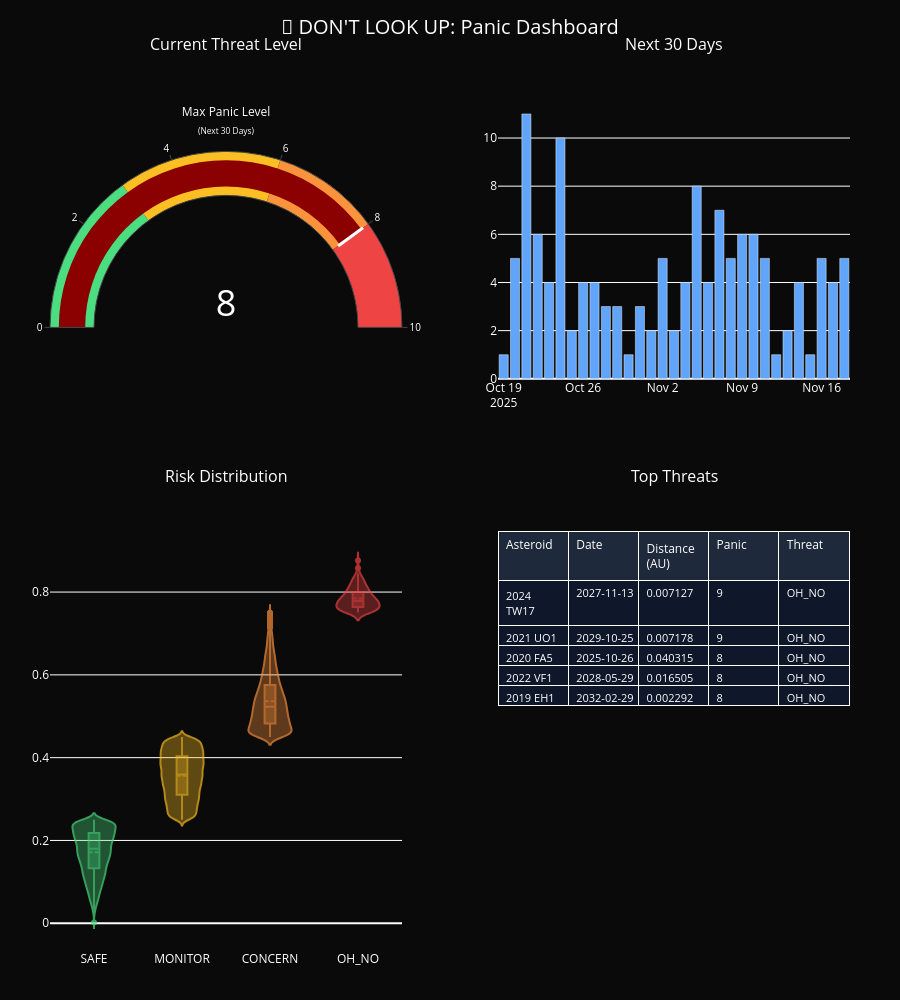

Notebook code for this chart:
### Code cell
# ============================================================================
# PART 2: THE PANIC DASHBOARD (4-Panel Overview)
# ============================================================================

print("=" * 80)
print("📊 VIZ 1: THE PANIC DASHBOARD")
print("=" * 80)
print("Creating multi-panel threat overview...\n")

# Create subplots
fig = make_subplots(
    rows=2, cols=2,
    subplot_titles=('Current Threat Level', 'Next 30 Days', 
                   'Risk Distribution', 'Top Threats'),
    specs=[[{'type': 'indicator'}, {'type': 'bar'}],
           [{'type': 'violin'}, {'type': 'table'}]],
    vertical_spacing=0.18,     # Increased from 0.12
    horizontal_spacing=0.12,   # Increased from 0.1
    row_heights=[0.4, 0.6]     # Give more space to bottom row
)

# Panel 1: Current Threat Gauge
today = pd.Timestamp.now()
next_30 = df[(df['close_approach_date'] >= today) & 
             (df['close_approach_date'] <= today + pd.Timedelta(days=30))]
current_max_panic = next_30['panic_level'].max() if len(next_30) > 0 else 0

gauge = go.Indicator(
    mode="gauge+number",
    value=current_max_panic,
    domain={'x': [0.1, 0.9], 'y': [0.15, 0.85]},  # Smaller domain with better padding
    title={'text': "Max Panic Level<br><sub>(Next 30 Days)</sub>", 
           'font': {'size': 12}},  # Smaller font
    number={'font': {'size': 36}},  # Smaller number
    gauge={
        'axis': {'range': [0, 10], 'tickwidth': 1, 'tickfont': {'size': 10}},
        'bar': {'color': "darkred", 'thickness': 0.6},
        'steps': [
            {'range': [0, 3], 'color': "#4ade80"},
            {'range': [3, 6], 'color': "#fbbf24"},
            {'range': [6, 8], 'color': "#fb923c"},
            {'range': [8, 10], 'color': "#ef4444"}
        ],
        'threshold': {
            'line': {'color': "white", 'width': 3},
            'thickness': 0.7,
            'value': current_max_panic
        }
    }
)

fig.add_trace(gauge, row=1, col=1)

# Panel 2: Next 30 Days Approaches
if len(next_30) > 0:
    daily_counts = next_30.set_index('close_approach_date').resample('D').size()
    fig.add_trace(
        go.Bar(
            x=daily_counts.index,
            y=daily_counts.values,
            marker_color='#60a5fa',
            name='Approaches'
        ),
        row=1, col=2
    )

# Panel 3: Risk Distribution (Violin Plot)
for category in ['SAFE', 'MONITOR', 'CONCERN', 'OH_NO']:
    cat_data = df[df['threat_category'] == category]['risk_score']
    fig.add_trace(
        go.Violin(
            y=cat_data,
            name=category,
            box_visible=True,
            meanline_visible=True,
            marker_color=THREAT_COLORS[category],
            opacity=0.7
        ),
        row=2, col=1
    )

# Panel 4: Top Threats Table
top_threats = df.nlargest(5, 'risk_score')[
    ['asteroid_designation', 'close_approach_date', 'distance_au', 
     'panic_level', 'threat_category']
].copy()
top_threats['close_approach_date'] = top_threats['close_approach_date'].dt.strftime('%Y-%m-%d')
top_threats['distance_au'] = top_threats['distance_au'].round(6)

fig.add_trace(
    go.Table(
        header=dict(
            values=['Asteroid', 'Date', 'Distance (AU)', 'Panic', 'Threat'],
            fill_color='#1e293b',
            font=dict(color='white', size=12),
            align='left'
        ),
        cells=dict(
            values=[top_threats[col] for col in top_threats.columns],
            fill_color='#0f172a',
            font=dict(color='white', size=11),
            align='left'
        )
    ),
    row=2, col=2
)

# Update layout
fig.update_layout(
    title={
        'text': "🌠 DON'T LOOK UP: Panic Dashboard",
        'font': {'size': 20},
        'x': 0.5,
        'xanchor': 'center',
        'y': 0.98,
        'yanchor': 'top'
    },
    showlegend=False,
    height=1000,  # Increased height significantly
    paper_bgcolor='#0a0a0a',
    plot_bgcolor='#0a0a0a',
    font=dict(color='white'),
    margin=dict(t=100, b=50, l=50, r=50)  # Add margins
)

# Update subplot titles position
for annotation in fig['layout']['annotations']:
    annotation['y'] = annotation['y'] + 0.05  # Move titles up slightly

# Save
fig.write_html('../data/visualizations/panic_dashboard.html')
print("✅ Saved: panic_dashboard.html")

fig.show()

### Figure 1 — Plotly figure (JSON) as saved in the notebook; plotly's stock layout.template omitted (floating-point values rounded to 4 significant figures; data arrays with more than 128 entries replaced by an {"elided": "..."} marker saying what was removed)
{"data": [{"domain": {"x": [0, 0.44], "y": [0.672, 1]}, "gauge": {"axis": {"range": [0, 10], "tickfont": {"size": 10}, "tickwidth": 1}, "bar": {"color": "darkred", "thickness": 0.6}, "steps": [{"color": "#4ade80", "range": [0, 3]}, {"color": "#fbbf24", "range": [3, 6]}, {"color": "#fb923c", "range": [6, 8]}, {"color": "#ef4444", "range": [8, 10]}], "threshold": {"line": {"color": "white", "width": 3}, "thickness": 0.7, "value": 8}}, "mode": "gauge+number", "number": {"font": {"size": 36}}, "title": {"font": {"size": 12}, "text": "Max Panic Level<br><sub>(Next 30 Days)</sub>"}, "type": "indicator", "value": 8}, {"marker": {"color": "#60a5fa"}, "name": "Approaches", "type": "bar", "x": ["2025-10-19T00:00:00", "2025-10-20T00:00:00", "2025-10-21T00:00:00", "2025-10-22T00:00:00", "2025-10-23T00:00:00", "2025-10-24T00:00:00", "2025-10-25T00:00:00", "2025-10-26T00:00:00", "2025-10-27T00:00:00", "2025-10-28T00:00:00", "2025-10-29T00:00:00", "2025-10-30T00:00:00", "2025-10-31T00:00:00", "2025-11-01T00:00:00", "2025-11-02T00:00:00", "2025-11-03T00:00:00", "2025-11-04T00:00:00", "2025-11-05T00:00:00", "2025-11-06T00:00:00", "2025-11-07T00:00:00", "2025-11-08T00:00:00", "2025-11-09T00:00:00", "2025-11-10T00:00:00", "2025-11-11T00:00:00", "2025-11-12T00:00:00", "2025-11-13T00:00:00", "2025-11-14T00:00:00", "2025-11-15T00:00:00", "2025-11-16T00:00:00", "2025-11-17T00:00:00", "2025-11-18T00:00:00"], "xaxis": "x", "y": [1, 5, 11, 6, 4, 10, 2, 4, 4, 3, 3, 1, 3, 2, 5, 2, 4, 8, 4, 7, 5, 6, 6, 5, 1, 2, 4, 1, 5, 4, 5], "yaxis": "y"}, {"box": {"visible": true}, "marker": {"color": "#4ade80"}, "meanline": {"visible": true}, "name": "SAFE", "opacity": 0.7, "type": "violin", "xaxis": "x2", "y": {"elided": "19957 float values"}, "yaxis": "y2"}, {"box": {"visible": true}, "marker": {"color": "#fbbf24"}, "meanline": {"visible": true}, "name": "MONITOR", "opacity": 0.7, "type": "violin", "xaxis": "x2", "y": {"elided": "45999 float values"}, "yaxis": "y2"}, {"box": {"visible": true}, "marker": {"color": "#fb923c"}, "meanline": {"visible": true}, "name": "CONCERN", "opacity": 0.7, "type": "violin", "xaxis": "x2", "y": {"elided": "23075 float values"}, "yaxis": "y2"}, {"box": {"visible": true}, "marker": {"color": "#ef4444"}, "meanline": {"visible": true}, "name": "OH_NO", "opacity": 0.7, "type": "violin", "xaxis": "x2", "y": {"elided": "196 float values"}, "yaxis": "y2"}, {"cells": {"align": "left", "fill": {"color": "#0f172a"}, "font": {"color": "white", "size": 11}, "values": [["2024 TW17", "2021 UO1", "2020 FA5", "2022 VF1", "2019 EH1"], ["2027-11-13", "2029-10-25", "2025-10-26", "2028-05-29", "2032-02-29"], [0.007127, 0.007178, 0.04031, 0.0165, 0.002292], [9, 9, 8, 8, 8], ["OH_NO", "OH_NO", "OH_NO", "OH_NO", "OH_NO"]]}, "domain": {"x": [0.56, 1], "y": [0, 0.492]}, "header": {"align": "left", "fill": {"color": "#1e293b"}, "font": {"color": "white", "size": 12}, "values": ["Asteroid", "Date", "Distance (AU)", "Panic", "Threat"]}, "type": "table"}], "layout": {"annotations": [{"font": {"size": 16}, "showarrow": false, "text": "Current Threat Level", "x": 0.22, "xanchor": "center", "xref": "paper", "y": 1.05, "yanchor": "bottom", "yref": "paper"}, {"font": {"size": 16}, "showarrow": false, "text": "Next 30 Days", "x": 0.78, "xanchor": "center", "xref": "paper", "y": 1.05, "yanchor": "bottom", "yref": "paper"}, {"font": {"size": 16}, "showarrow": false, "text": "Risk Distribution", "x": 0.22, "xanchor": "center", "xref": "paper", "y": 0.542, "yanchor": "bottom", "yref": "paper"}, {"font": {"size": 16}, "showarrow": false, "text": "Top Threats", "x": 0.78, "xanchor": "center", "xref": "paper", "y": 0.542, "yanchor": "bottom", "yref": "paper"}], "font": {"color": "white"}, "height": 1000, "margin": {"b": 50, "l": 50, "r": 50, "t": 100}, "paper_bgcolor": "#0a0a0a", "plot_bgcolor": "#0a0a0a", "showlegend": false, "title": {"font": {"size": 20}, "text": "🌠 DON'T LOOK UP: Panic Dashboard", "x": 0.5, "xanchor": "center", "y": 0.98, "yanchor": "top"}, "xaxis": {"anchor": "y", "domain": [0.56, 1]}, "xaxis2": {"anchor": "y2", "domain": [0, 0.44]}, "yaxis": {"anchor": "x", "domain": [0.672, 1]}, "yaxis2": {"anchor": "x2", "domain": [0, 0.492]}}}
